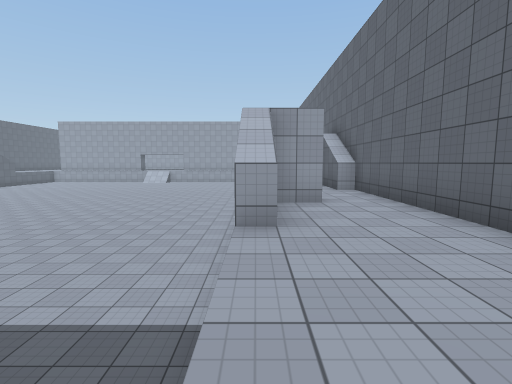
View 1 (above)

24 first-person views from a walk through a Unity game level. The camera is 1.5 m above the floor, tilts 6° down and sees 85° across. The floor is counted in squares, 2 m on a side. Each view is taken from the middle of a square. On the plan, view 1 faces up. The plan holds only what a view shows up to about 10 squares ahead; the rest is blank. Surface patterns are stand-ins for the level's own textures.

View 2
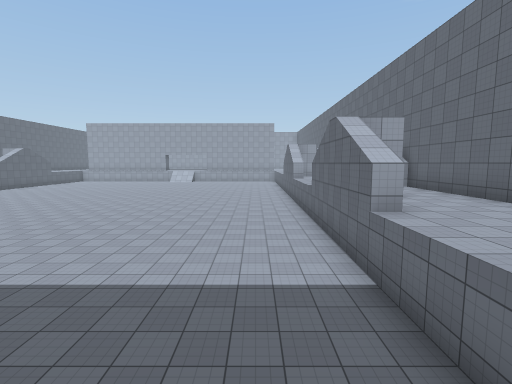

View 3
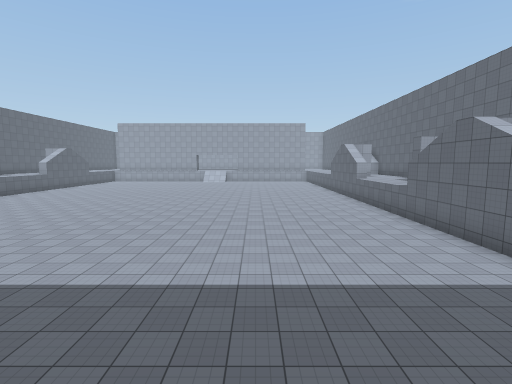

View 4
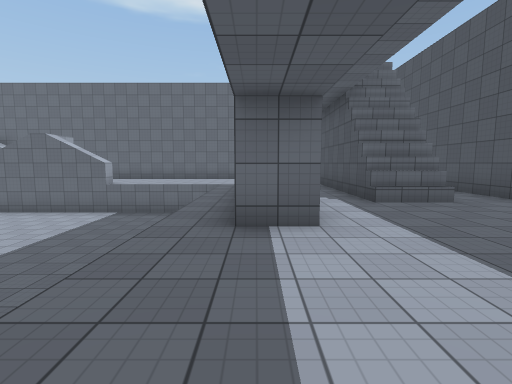

View 5
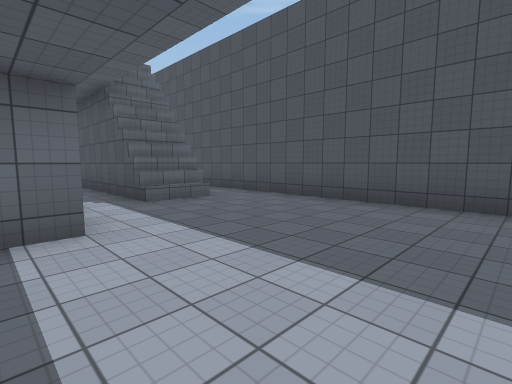

View 6
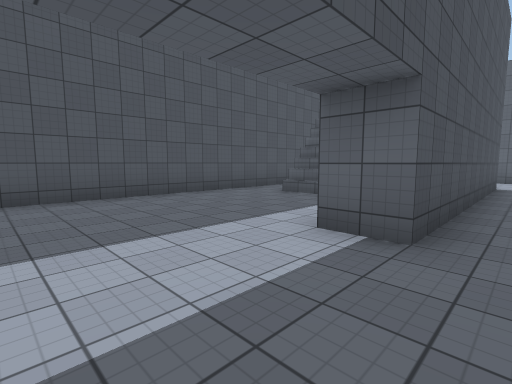

View 7
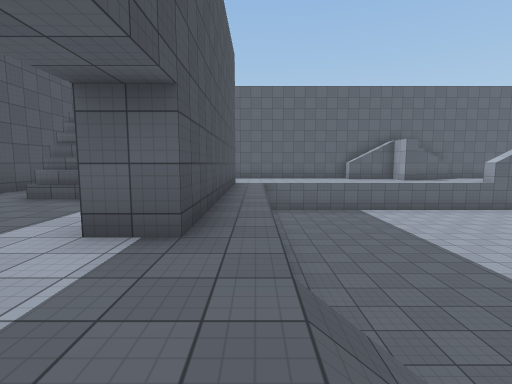

View 8
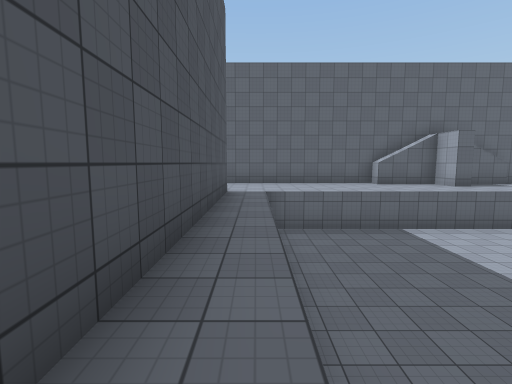

View 9
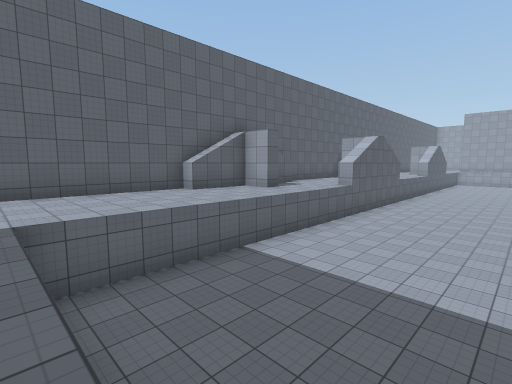

View 10
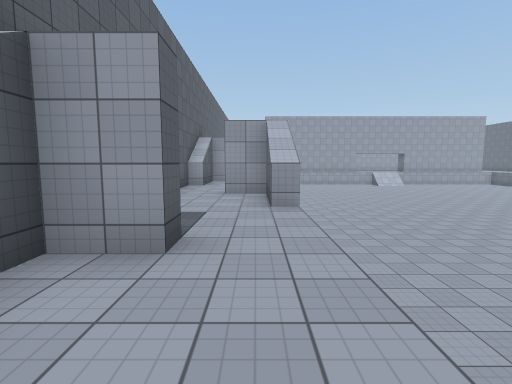

View 11
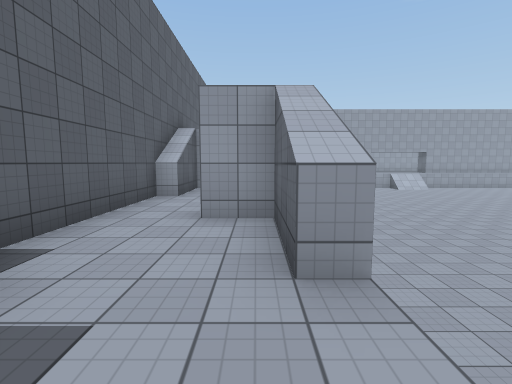

View 12
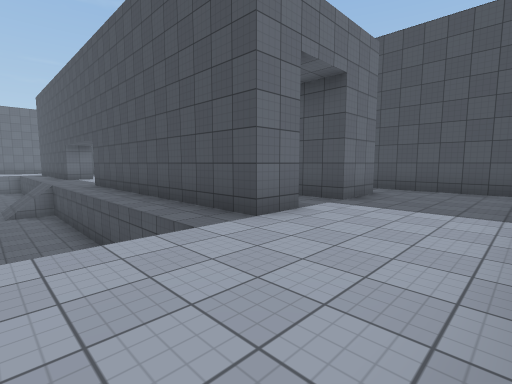

View 13
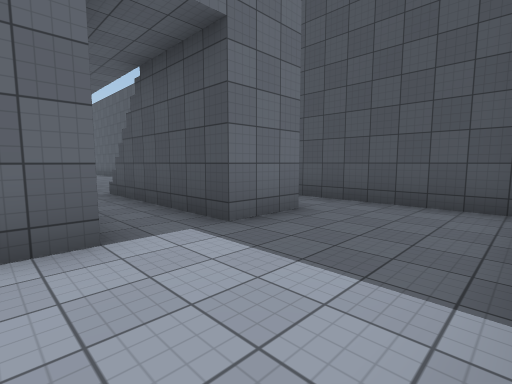

View 14
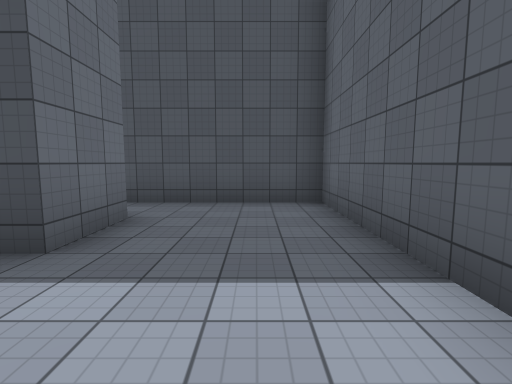

View 15
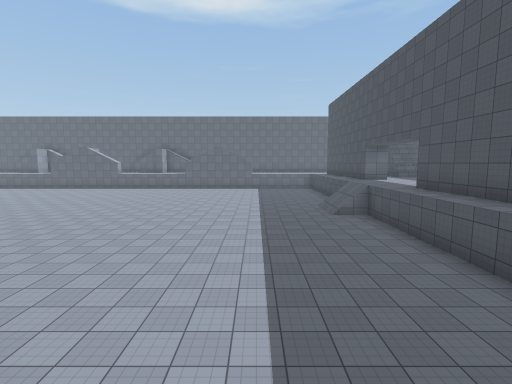

View 16
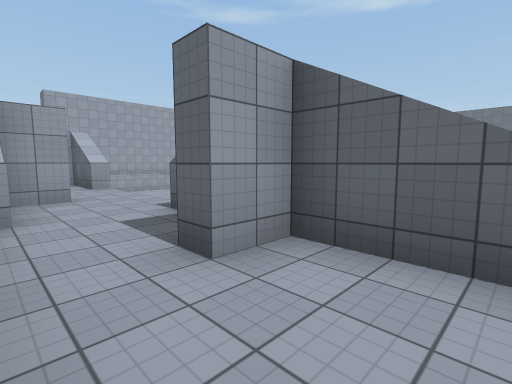

View 17
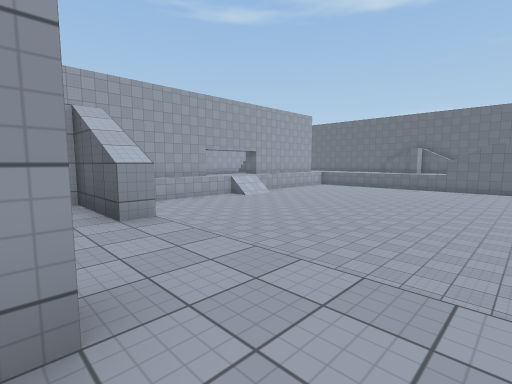

View 18
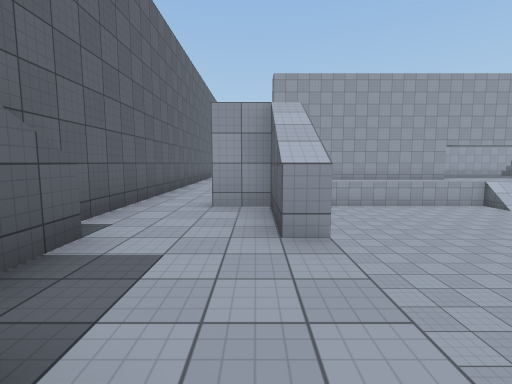

View 19
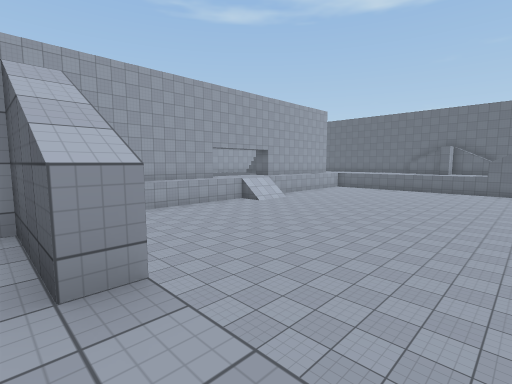

View 20
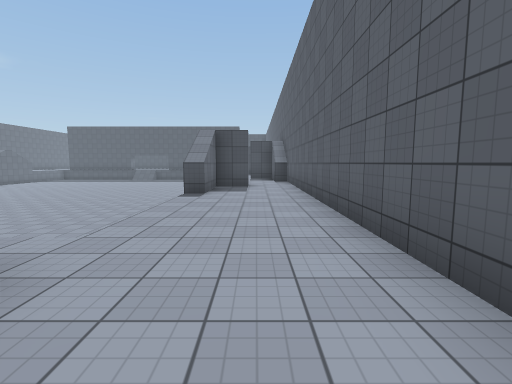

View 21
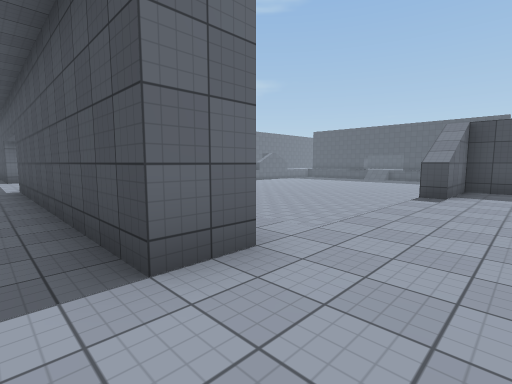

View 22
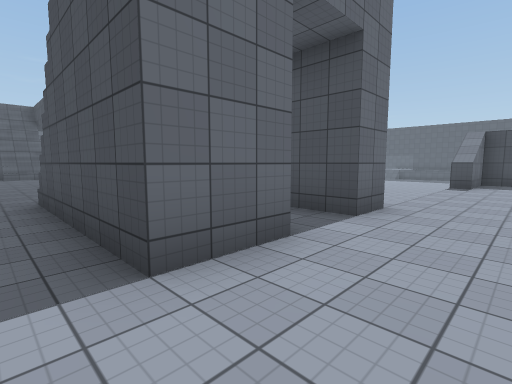

View 23
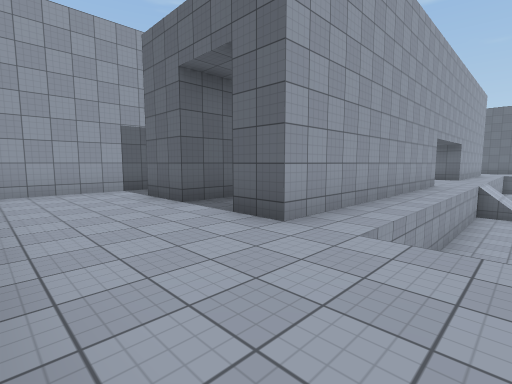

View 24
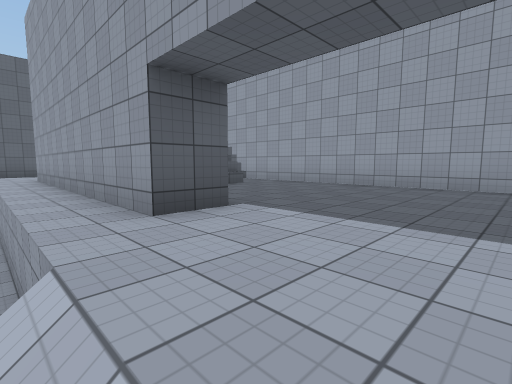

### Floor plan
Key: @ floor where view 1 was taken; # wall or solid block; . main floor; : floor 2 m higher than the main floor; / step, stairs or slope; ^ raised ledge.
Columns run from 22 left of view 1 to 3 right of it. Each row starts with its distance up from view 1.
 32  ##############
 31  ::::::::::::::
 30  :::####^::::::
 29  :::##   ::::::
 28  ::::::::::::::
 27 #:::########::::#
 26 #::::::::::::::
 25 #:::///////////
 24 #:::/......./
 23 #:::/.......
 22 #:::/.......
 21 #:::#.......
 20 #:::#........
 19 #::##.........
 18 #:::#..........
 17  :::#...........
 16  #::/...........
 15  ##:/..........
 14  #::/..........
 13 ##::/.........
 12 #:::#.........
 11 #::: .........
 10 #::##.................  ##
  9 #:::#.................: :#
  8  :::#.................: :#
  7  #::/.................# :#
  6  ##:/.................##:#
  5  #::/.................#::#
  4 ##::/.................#::#
  3 #:::/.................:::#
  2 #:::/.................:::
  1 #:::/.................::
  0 #:::/.......///       @
 -1 #::::::::::::::::::::
 -2 #:::########::::#
 -3 #::::::   :::::::::
 -4 #:::::::::::::::::::::
 -5 #:::#####:::::::::####
 -6 #::::   :::::::::::
 -7 #::::: :::::::::::::
 -8 #####################

Positions as (right, up) in squares from view 1, and headings:
1: (0, 0), facing up
2: (-2, -1), facing up
3: (-5, -1), facing up
4: (-10, -2), facing right
5: (-10, -2), facing down-right
6: (-8, -1), facing down-left
7: (-8, -1), facing left
8: (-11, -1), facing left
9: (-14, -1), facing up-left
10: (-19, 3), facing up
11: (-19, 6), facing up
12: (-21, 1), facing down-right
13: (-21, -2), facing down-right
14: (-20, -2), facing down
15: (-19, 3), facing right
16: (-21, 8), facing up-right
17: (-20, 13), facing up-right
18: (-19, 14), facing up
19: (-19, 15), facing up-right
20: (-20, 28), facing down
21: (-20, 28), facing down-right
22: (-20, 31), facing down-right
23: (-21, 24), facing up-right
24: (-8, 25), facing up-left
